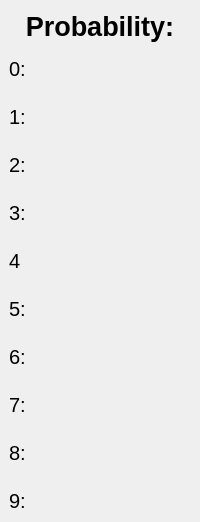
     <widget class="QFrame" name="frame_12">
      <property name="frameShape">
       <enum>QFrame::NoFrame</enum>
      </property>
      <property name="frameShadow">
       <enum>QFrame::Raised</enum>
      </property>
      <layout class="QVBoxLayout" name="verticalLayout_11">
       <property name="leftMargin">
        <number>0</number>
       </property>
       <property name="rightMargin">
        <number>0</number>
       </property>
       <property name="bottomMargin">
        <number>0</number>
       </property>
       <item alignment="Qt::AlignTop">
        <widget class="QLabel" name="label_7">
         <property name="sizePolicy">
          <sizepolicy hsizetype="Preferred" vsizetype="Maximum">
           <horstretch>0</horstretch>
           <verstretch>0</verstretch>
          </sizepolicy>
         </property>
         <property name="font">
          <font>
           <pointsize>20</pointsize>
           <weight>75</weight>
           <bold>true</bold>
          </font>
         </property>
         <property name="text">
          <string>Probability:</string>
         </property>
         <property name="alignment">
          <set>Qt::AlignHCenter|Qt::AlignTop</set>
         </property>
        </widget>
       </item>
       <item>
        <widget class="QFrame" name="frame_21">
         <property name="frameShape">
          <enum>QFrame::NoFrame</enum>
         </property>
         <property name="frameShadow">
          <enum>QFrame::Raised</enum>
         </property>
         <layout class="QHBoxLayout" name="horizontalLayout_5">
          <item>
           <widget class="QLabel" name="label_9">
            <property name="font">
             <font>
              <pointsize>15</pointsize>
             </font>
            </property>
            <property name="text">
             <string>0:</string>
            </property>
           </widget>
          </item>
          <item>
           <widget class="QLabel" name="prob_0">
            <property name="font">
             <font>
              <pointsize>15</pointsize>
             </font>
            </property>
            <property name="text">
             <string/>
            </property>
           </widget>
          </item>
         </layout>
        </widget>
       </item>
       <item>
        <widget class="QFrame" name="frame_22">
         <property name="frameShape">
          <enum>QFrame::NoFrame</enum>
         </property>
         <property name="frameShadow">
          <enum>QFrame::Raised</enum>
         </property>
         <layout class="QHBoxLayout" name="horizontalLayout_8">
          <item>
           <widget class="QLabel" name="label_14">
            <property name="font">
             <font>
              <pointsize>15</pointsize>
             </font>
            </property>
            <property name="text">
             <string>1:</string>
            </property>
           </widget>
          </item>
          <item>
           <widget class="QLabel" name="prob_1">
            <property name="font">
             <font>
              <pointsize>15</pointsize>
             </font>
            </property>
            <property name="text">
             <string/>
            </property>
           </widget>
          </item>
         </layout>
        </widget>
       </item>
       <item>
        <widget class="QFrame" name="frame_23">
         <property name="frameShape">
          <enum>QFrame::NoFrame</enum>
         </property>
         <property name="frameShadow">
          <enum>QFrame::Raised</enum>
         </property>
         <layout class="QHBoxLayout" name="horizontalLayout_9">
          <item>
           <widget class="QLabel" name="label_17">
            <property name="font">
             <font>
              <pointsize>15</pointsize>
             </font>
            </property>
            <property name="text">
             <string>2:</string>
            </property>
           </widget>
          </item>
          <item>
           <widget class="QLabel" name="prob_2">
            <property name="font">
             <font>
              <pointsize>15</pointsize>
             </font>
            </property>
            <property name="text">
             <string/>
            </property>
           </widget>
          </item>
         </layout>
        </widget>
       </item>
       <item>
        <widget class="QFrame" name="frame_24">
         <property name="frameShape">
          <enum>QFrame::NoFrame</enum>
         </property>
         <property name="frameShadow">
          <enum>QFrame::Raised</enum>
         </property>
         <layout class="QHBoxLayout" name="horizontalLayout_12">
          <item>
           <widget class="QLabel" name="label_20">
            <property name="font">
             <font>
              <pointsize>15</pointsize>
             </font>
            </property>
            <property name="text">
             <string>3:</string>
            </property>
           </widget>
          </item>
          <item>
           <widget class="QLabel" name="prob_3">
            <property name="font">
             <font>
              <pointsize>15</pointsize>
             </font>
            </property>
            <property name="text">
             <string/>
            </property>
           </widget>
          </item>
         </layout>
        </widget>
       </item>
       <item>
        <widget class="QFrame" name="frame_25">
         <property name="font">
          <font>
           <pointsize>15</pointsize>
          </font>
         </property>
         <property name="frameShape">
          <enum>QFrame::NoFrame</enum>
         </property>
         <property name="frameShadow">
          <enum>QFrame::Raised</enum>
         </property>
         <layout class="QHBoxLayout" name="horizontalLayout_13">
          <item>
           <widget class="QLabel" name="label_22">
            <property name="font">
             <font>
              <pointsize>15</pointsize>
             </font>
            </property>
            <property name="text">
             <string>4</string>
            </property>
           </widget>
          </item>
          <item>
           <widget class="QLabel" name="prob_4">
            <property name="font">
             <font>
              <pointsize>15</pointsize>
             </font>
            </property>
            <property name="text">
             <string/>
            </property>
           </widget>
          </item>
         </layout>
        </widget>
       </item>
       <item>
        <widget class="QFrame" name="frame_26">
         <property name="frameShape">
          <enum>QFrame::NoFrame</enum>
         </property>
         <property name="frameShadow">
          <enum>QFrame::Raised</enum>
         </property>
         <layout class="QHBoxLayout" name="horizontalLayout_14">
          <item>
           <widget class="QLabel" name="label_24">
            <property name="font">
             <font>
              <pointsize>15</pointsize>
             </font>
            </property>
            <property name="text">
             <string>5:</string>
            </property>
           </widget>
          </item>
          <item>
           <widget class="QLabel" name="prob_5">
            <property name="font">
             <font>
              <pointsize>15</pointsize>
             </font>
            </property>
            <property name="text">
             <string/>
            </property>
           </widget>
          </item>
         </layout>
        </widget>
       </item>
       <item>
        <widget class="QFrame" name="frame_27">
         <property name="frameShape">
          <enum>QFrame::NoFrame</enum>
         </property>
         <property name="frameShadow">
          <enum>QFrame::Raised</enum>
         </property>
         <layout class="QHBoxLayout" name="horizontalLayout_15">
          <item>
           <widget class="QLabel" name="label_26">
            <property name="font">
             <font>
              <pointsize>15</pointsize>
             </font>
            </property>
            <property name="text">
             <string>6:</string>
            </property>
           </widget>
          </item>
          <item>
           <widget class="QLabel" name="prob_6">
            <property name="font">
             <font>
              <pointsize>15</pointsize>
             </font>
            </property>
            <property name="text">
             <string/>
            </property>
           </widget>
          </item>
         </layout>
        </widget>
       </item>
       <item>
        <widget class="QFrame" name="frame_28">
         <property name="frameShape">
          <enum>QFrame::NoFrame</enum>
         </property>
         <property name="frameShadow">
          <enum>QFrame::Raised</enum>
         </property>
         <layout class="QHBoxLayout" name="horizontalLayout_16">
          <item>
           <widget class="QLabel" name="label_28">
            <property name="font">
             <font>
              <pointsize>15</pointsize>
             </font>
            </property>
            <property name="text">
             <string>7:</string>
            </property>
           </widget>
          </item>
          <item>
           <widget class="QLabel" name="prob_7">
            <property name="font">
             <font>
              <pointsize>15</pointsize>
             </font>
            </property>
            <property name="text">
             <string/>
            </property>
           </widget>
          </item>
         </layout>
        </widget>
       </item>
       <item>
        <widget class="QFrame" name="frame_29">
         <property name="frameShape">
          <enum>QFrame::NoFrame</enum>
         </property>
         <property name="frameShadow">
          <enum>QFrame::Raised</enum>
         </property>
         <property name="lineWidth">
          <number>0</number>
         </property>
         <layout class="QHBoxLayout" name="horizontalLayout_17">
          <item>
           <widget class="QLabel" name="label_30">
            <property name="font">
             <font>
              <pointsize>15</pointsize>
             </font>
            </property>
            <property name="text">
             <string>8:</string>
            </property>
           </widget>
          </item>
          <item>
           <widget class="QLabel" name="prob_8">
            <property name="font">
             <font>
              <pointsize>15</pointsize>
             </font>
            </property>
            <property name="text">
             <string/>
            </property>
           </widget>
          </item>
         </layout>
        </widget>
       </item>
       <item>
        <widget class="QFrame" name="frame_30">
         <property name="frameShape">
          <enum>QFrame::NoFrame</enum>
         </property>
         <property name="frameShadow">
          <enum>QFrame::Raised</enum>
         </property>
         <layout class="QHBoxLayout" name="horizontalLayout_18">
          <item>
           <widget class="QLabel" name="label_32">
            <property name="font">
             <font>
              <pointsize>15</pointsize>
             </font>
            </property>
            <property name="text">
             <string>9:</string>
            </property>
           </widget>
          </item>
          <item>
           <widget class="QLabel" name="prob_9">
            <property name="font">
             <font>
              <pointsize>15</pointsize>
             </font>
            </property>
            <property name="text">
             <string/>
            </property>
           </widget>
          </item>
         </layout>
        </widget>
       </item>
      </layout>
     </widget>
